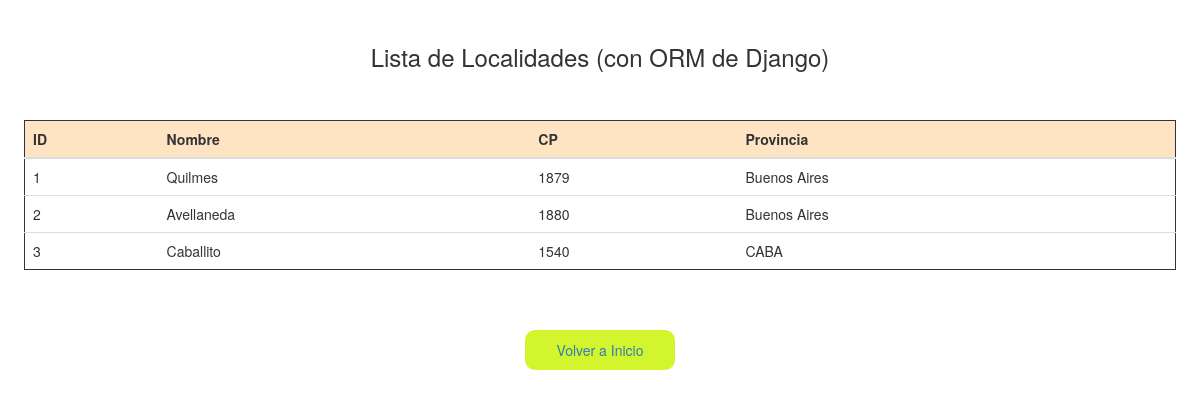
The app's page /localidades, older data.
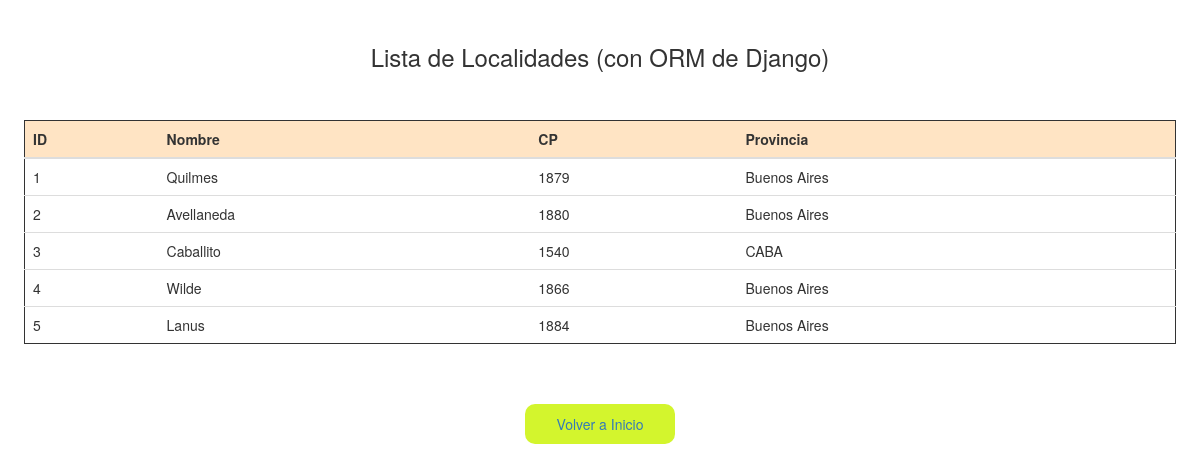
The same page, newer data.
### titulos/models.py (models this page shows, shortened)
class Localidad(models.Model):
    nombre = models.CharField("Nombre de la Localidad: ", max_length=50)
    cp = models.CharField("Código Postal: ", max_length=10)
    provincia = models.CharField("Provincia: ", max_length=50, choices=LISTA_PROV)
    class Meta:
        ordering = ["pk"]

### titulos/views.py (the view)
# urls.py: path('localidades', views.localidades, name='localidades'),
def localidades(request, template_name="titulos/localidades.html"):
    lista_localidades = Localidad.objects.all()
    dato = {"localidades": lista_localidades}
    return render(request, template_name, dato)

### templates/titulos/localidades.html (shortened to what this page needs)
<!DOCTYPE html>
{% load static %}
<html lang="es">
<head>
    <link rel="stylesheet" type="text/css" href="{% static 'css/bootstrap.css' %}">
    <link rel="stylesheet" type="text/css" href="{% static 'css/styles.css' %}">
    <link href="{% static 'css/jquery-ui.css' %}" rel="stylesheet">
</head>
<body>
    <div class="tabla">
        <h3>Lista de Localidades (con ORM de Django)</h3></br></br>
        <table class="table">
            <thead>
                <tr>
                    <th>ID</th>
                    <th>Nombre</th>
                    <th>CP</th>
                    <th>Provincia</th>
                </tr>
            </thead>
            {% for localidad in localidades %}
            <tr>
                <td> {{localidad.id}} </td>
                <td> {{localidad.nombre}} </td>
                <td> {{localidad.cp}} </td>
                <td> {{localidad.provincia}} </td>
            </tr>
            {% endfor %}
        </table></br></br>
        <a href="{% url 'index' %}"><button>Volver a Inicio</button></a>
    </div>
</body>
</html>

Row changes from the older to the newer data that the page shows:
added Localidad: id "4", nombre "Wilde", cp "1866", provincia "Buenos Aires"
added Localidad: id "5", nombre "Lanus", cp "1884", provincia "Buenos Aires"
